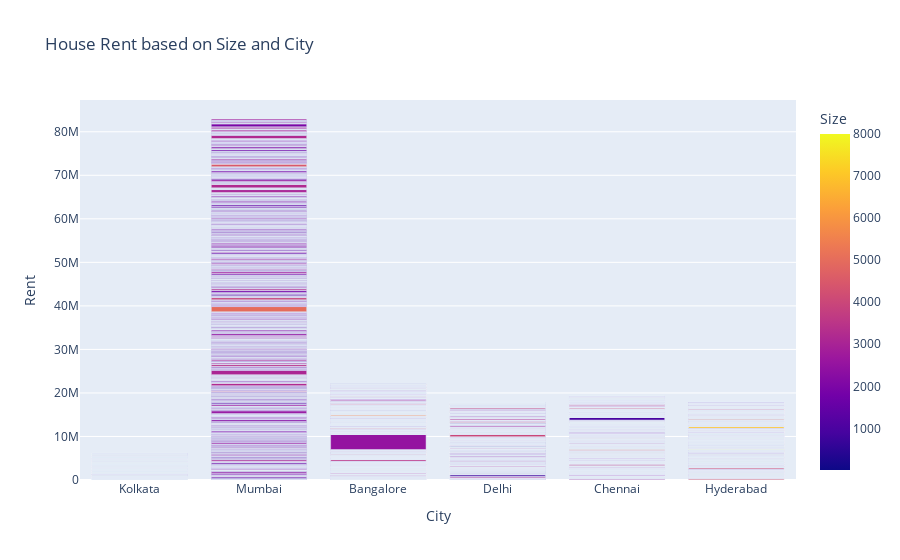

The code cell stored with this chart in its notebook:
### Code cell
# visualization of rent based on Size and City
figure = px.bar(data, x='City', y='Rent', color='Size', title='House Rent based on Size and City')
figure.show()

### Figure 1 — Plotly figure (JSON) as saved in the notebook; plotly's stock layout.template omitted (floating-point values rounded to 4 significant figures; data arrays with more than 128 entries replaced by an {"elided": "..."} marker saying what was removed)
{"data": [{"hovertemplate": "City=%{x}<br>Rent=%{y}<br>Size=%{marker.color}<extra></extra>", "legendgroup": "", "marker": {"color": {"elided": "4746 int values"}, "coloraxis": "coloraxis", "pattern": {"shape": ""}}, "name": "", "orientation": "v", "showlegend": false, "textposition": "auto", "type": "bar", "x": {"elided": "4746 str values"}, "xaxis": "x", "y": {"elided": "4746 int values"}, "yaxis": "y"}], "layout": {"barmode": "relative", "coloraxis": {"colorbar": {"title": {"text": "Size"}}, "colorscale": [[0, "#0d0887"], [0.1111, "#46039f"], [0.2222, "#7201a8"], [0.3333, "#9c179e"], [0.4444, "#bd3786"], [0.5556, "#d8576b"], [0.6667, "#ed7953"], [0.7778, "#fb9f3a"], [0.8889, "#fdca26"], [1, "#f0f921"]]}, "legend": {"tracegroupgap": 0}, "title": {"text": "House Rent based on Size and City"}, "xaxis": {"anchor": "y", "domain": [0, 1], "title": {"text": "City"}}, "yaxis": {"anchor": "x", "domain": [0, 1], "title": {"text": "Rent"}}}}
